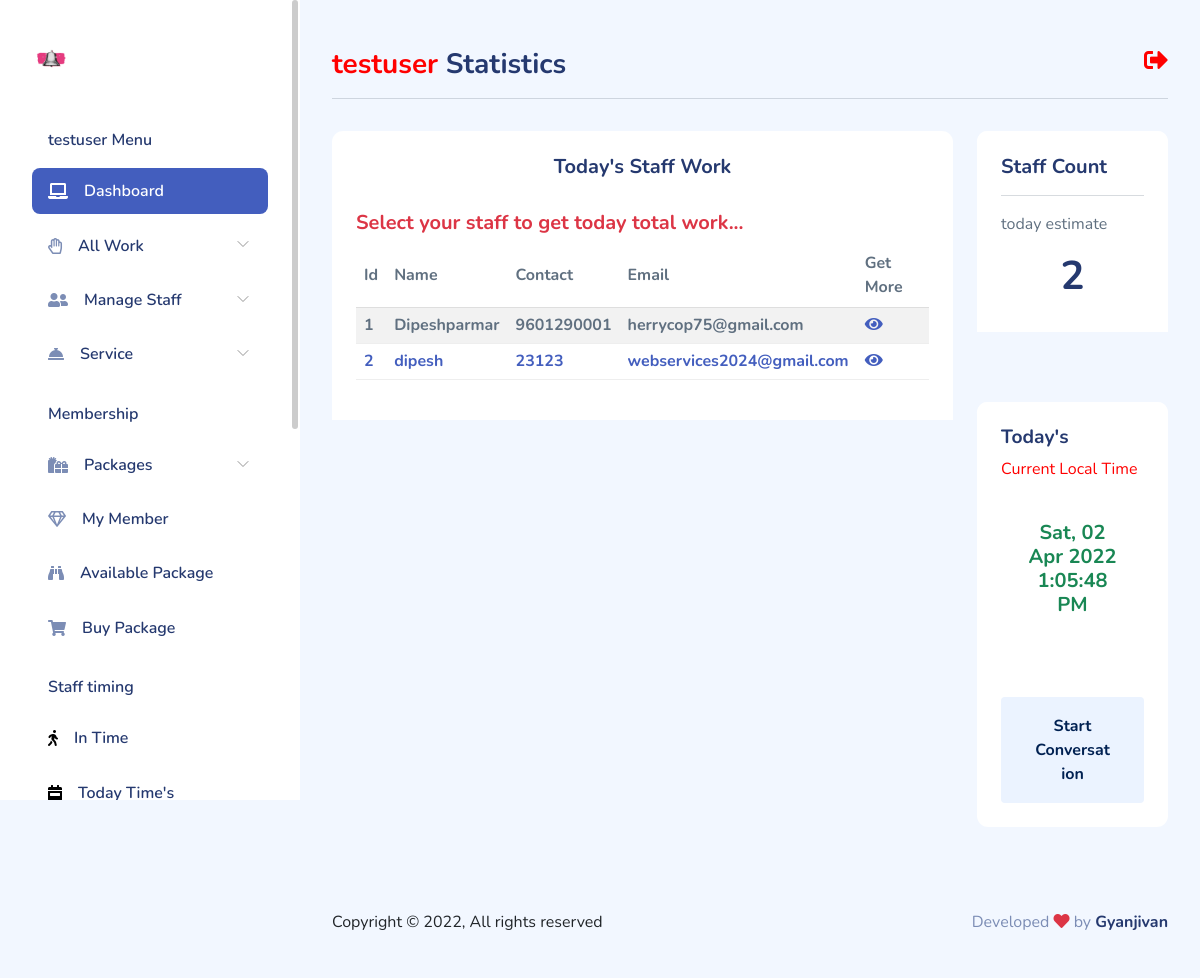
The app's page /client/staff-today-work/ (signed in) with its own data.
### client/models.py (models this page shows, shortened)
class Staff(models.Model):
    user = models.ForeignKey(
        User, on_delete=models.CASCADE, null=True, blank=True)
    profile = models.ImageField(upload_to='staff/')
    name = models.CharField(max_length=100)
    phone = models.PositiveIntegerField()
    email = models.EmailField(max_length=100, null=True, blank=True)
    service = models.CharField(max_length=100, null=True, blank=True)
    fdate = models.DateTimeField(auto_now_add=True)

### client/views.py (the view)
# urls.py: path('staff-today-work/', views.today_work, name='today_work'),
@user_passes_test(lambda u: u.is_authenticated, login_url='/')
def today_work(request):
    to_wk = Staff.objects.filter(user=request.user)
    to_wk_ct = Staff.objects.filter(user=request.user).count()
    context = {'data': to_wk, 'cnt': to_wk_ct}
    return render(request, 'client/today_work.html', context)

### client/templates/client/today_work.html (shortened to what this page needs)
{% extends "client/layout.html" %}
{% load static %}
{% block side_little %}
<div class="card-header">
    <h5 class="text-capitalize">staff count</h5>
    <hr>
    <p class="h6 text-capitalize"> <marquee>today estimate</marquee> </p>
    <h1 class="text-center">{{cnt}}</h1>
</div>
{% endblock side_little %}
{% block table %}
    <div class="text-center mt-4 h5 mb-2">Today's Staff Work</div>
    <div class="card-header">
        <h5 class="text-danger">Select your staff to get today total work...</h5>
        <div class="table-responsive">
        <table class="table table-striped table-hover">
            <thead class="thead-dark">
              <tr>
                <th scope="col">Id</th>
                <th scope="col">Name</th>
                <th scope="col">Contact</th>
                <th scope="col">Email</th>
                <th scope="col">Get More</th>
              </tr>
            </thead>
            <tbody class="text-primary h6">
                {% if data %}
                    {% for dt in data %}
                        <tr>
                        <th scope="row">{{forloop.counter}}</th>
                        <td>{{dt.name}}</td>
                        <td>{{dt.phone}}</td>
                        <td>{{dt.email}}</td>
                        <td><a href="{% url 'twork' dt.name  %}"><i class="fas fa-eye"></i></a></td>
                    </tr>
                    {% endfor %}
                {% else %}
                <center>
                    <img src="{% static 'client/img/product-list.png' %}" class="img-fluid" alt="data not found" srcset="">
                  </center>
                    <h4 class="text-danger">Data Not Existing...!</h4>
                {% endif %}
            </tbody>
          </table>
        </div>
    </div>
{% endblock table %}
{% block visitors  %}
<div class="card-header">
    <h4>Today's</h4><span><marquee style="color:red;">Current Local Time</marquee> </span>
</div>
<div class="px-4 pb-4">
    <div class="card-content pb-4">
        <div class="recent-message d-flex px-4 py-3">
            <span class="text-center text-success font-weight-bold h5">
                {% now "D, d M Y" %}
                <p id="demo"></p>
            </span>
        </div>
    </div>
    <button class='btn btn-block btn-xl btn-light-primary font-bold mt-3'>Start
        Conversation</button>
</div>
{% endblock visitors  %}

### client/templates/client/layout.html (shortened to what this page needs)
{% load static %}
<!DOCTYPE html>
<html lang="en">
<head>
    <link rel="stylesheet" href="https://use.fontawesome.com/releases/v5.11.2/css/all.css">
    <link rel="stylesheet" href="{% static 'client/css/bootstrap.css' %}">
    <link rel="stylesheet" href="{% static 'client/css/bold.css' %}">
    <link rel="stylesheet" href="{% static 'client/css/perfect-scrollbar.css' %}">
    <link rel="stylesheet" href="{% static 'client/css/bootstrap-icons.css' %}">
    <link rel="stylesheet" href="{% static 'client/css/app.css' %}">
</head>
<body>
    <div id="app">
        <div id="sidebar" class="active">
            <div class="sidebar-wrapper active">
    <div class="sidebar-header">
        <div class="d-flex justify-content-between">
            <div class="logo">
                <a href="index.html"><img src="{% static 'client/img/bell.png' %}"  class="img-fluid"  alt="Logo" srcset=""></a>
            </div>
        </div>
    </div>
    <div class="sidebar-menu">
        <ul class="menu">
            <li class="sidebar-title">{{request.user}} Menu</li>
            <li
                class="sidebar-item active ">
                <a href="{% url 'client' %}" class='sidebar-link'>
                    <i class="fas fa-laptop"></i>
                    <span>Dashboard</span>
                </a>
            </li>
            <li
                class="sidebar-item  has-sub">
                <a href="#" class='sidebar-link'>
                    <i class="far fa-hand-paper"></i>
                    <span>All Work</span>
                </a>
            </li>
            <li
                class="sidebar-item  has-sub">
                <a href="#" class='sidebar-link'>
                    <i class="fas fa-user-friends"></i>
                    <span>Manage Staff</span>
                </a>
            </li>
            <li
                class="sidebar-item  has-sub">
                <a href="#" class='sidebar-link'>
                    <i class="fas fa-concierge-bell" style=""></i>
                    <span>Service</span>
                </a>
            </li>
            <li class="sidebar-title">Membership</li>
            <li
                class="sidebar-item  has-sub">
                <a href="#" class='sidebar-link'>
                    <i class="fas fa-gifts"></i>
                    <span>Packages</span>
                </a>
            </li>
            <li
            class="sidebar-item  ">
            <a href="{% url 'paid_mem' %}" class='sidebar-link'>
                <i class="far fa-gem"></i>
                <span>My Member</span>
            </a>
            </li>
            <li
            class="sidebar-item  ">
            <a href="{% url 'avail' %}" class='sidebar-link'>
                <i class="fas fa-binoculars"></i>
                <span>Available Package</span>
            </a>
            </li>
            <li
                class="sidebar-item  ">
                <a href="{% url 'buy_pack' %}" class='sidebar-link'>
                    <i class="fas fa-shopping-cart"></i>
                    <span>  Buy Package</span>
                </a>
            </li>
            <li class="sidebar-title">Staff timing</li>
            <li
                class="sidebar-item  ">
                <a href="{% url 'timing' %}" class='sidebar-link'>
                    <i class="fas fa-walking" style="color:black;"></i>
                    <span>In Time</span>
                </a>
            </li>
            <li
                class="sidebar-item   ">
                <a href="{% url 'totime' %}" class='sidebar-link'>
                    <i class="fas fa-calendar-week" style="color:black;"></i>
                    <span>Today Time's</span>
                </a>
            </li>
        </ul>
    </div>
</div>
        </div>
        <div id="main">
<div class="page-heading">
    <div class="float-end">
        <a href="{% url 'logoutv' %}"  ><i class="fas fa-sign-out-alt" style="font-size:24px; color:red;"></i></a>
    </div>
    <h3> <span style="color:red;">{{request.user}}</span> Statistics</h3>
    <hr>
</div>
<div class="page-content">
    <section class="row">
        <div class="col-12 col-lg-9">
            <div class="row">
                <div class="col-12">
                    <div class="card">
                        {% block table %}{% endblock table %}
                    </div>
                </div>
            </div>
            <div class="row">
                <div class="col-12 col-xl-4">
                </div>
                <div class="col-12 col-xl-8">
                </div>
            </div>
        </div>
        <div class="col-12 col-lg-3">
            <div class="card">
                {% block side_little %}{% endblock side_little %}
            </div>
            <div class="card">
                {% block visitors  %}{% endblock visitors  %}
            </div>
            </div>
        </section>
    </div>
            <footer class="black">
                <div class="footer clearfix mb-0 text-muted">
                    <div class="float-start text-dark">
                        <p>Copyright  &copy; {% now 'Y' %},   All rights reserved</p>
                    </div>
                    <div class="float-end">
                        <p>Developed <span class="text-danger"><i class="fas fa-heart"></i></span> by <a
                                href="" class="h6">Gyanjivan</a></p>
                    </div>
                </div>
            </footer>
        </div>
    </div>
</body>
</html>

### client/static/client/css/perfect-scrollbar.css (style rules this page uses)
.ps { overflow: hidden !important; overflow-anchor: none; -ms-overflow-style: none; touch-action: auto; -ms-touch-action: auto; }

### client/static/client/css/app.css (style rules this page uses)
.btn.btn-light-primary { background-color:#ebf3ff;color:#002152 }
.btn-block { width:100% }
.card { border:none;margin-bottom:2.2rem }
.card .card-header { border:none }
.card .card-header h4 { font-size:1.2rem;font-weight:700 }
.card .card-content { position:relative }
#sidebar.active .sidebar-wrapper { left:0 }
.sidebar-wrapper { background-color:#fff;bottom:0;height:100vh;overflow-y:auto;position:fixed;top:0;transition:left .5s ease-out;width:300px;z-index:10 }
.sidebar-wrapper .sidebar-header { font-size:2rem;font-weight:700;padding:2rem 2rem 1rem }
.sidebar-wrapper .sidebar-header img { height:1.2rem }
.sidebar-wrapper .menu { font-weight:600;margin-top:2rem;padding:0 2rem }
.sidebar-wrapper .menu .sidebar-title { color:#25396f;font-size:1rem;font-weight:600;list-style:none;margin:1.5rem 0 1rem;padding:0 1rem }
.sidebar-wrapper .menu .sidebar-link { align-items:center;border-radius:.5rem;color:#25396f;display:block;display:flex;font-size:1rem;padding:.7rem 1rem;text-decoration:none;transition:all .5s }
.sidebar-wrapper .menu .sidebar-link i,.sidebar-wrapper .menu .sidebar-link svg { color:#7c8db5 }
.sidebar-wrapper .menu .sidebar-link span { margin-left:1rem }
.sidebar-wrapper .menu .sidebar-item { list-style:none;margin-top:.5rem;position:relative }
.sidebar-wrapper .menu .sidebar-item.has-sub .sidebar-link:after { color:#ccc;display:block;position:absolute;right:15px;top:12px }
.sidebar-wrapper .menu .sidebar-item.active>.sidebar-link { background-color:#435ebe }
.sidebar-wrapper .menu .sidebar-item.active>.sidebar-link span { color:#fff }
.sidebar-wrapper .menu .sidebar-item.active>.sidebar-link i,.sidebar-wrapper .menu .sidebar-item.active>.sidebar-link svg { fill:#fff;color:#fff }
.dataTable-table td,.dataTable-table thead th,.table td,.table thead th { vertical-align:middle }
.dataTable-table:not(.table-borderless) thead th,.table:not(.table-borderless) thead th { border-bottom:1px solid #dedede!important }
#main { margin-left:300px;padding:2rem }
.page-heading { margin:0 0 2rem }
.page-heading h3 { font-weight:700 }
a { text-decoration:none }
.font-bold { font-weight:700 }
.btn-xl { padding:1rem 2rem }

### records on screen
Staff: name "Dipeshparmar", phone "9601290001", email "herrycop75@gmail.com"
Staff: name "dipesh", phone "23123", email "webservices2024@gmail.com"

### other values on screen
{{ request.user }} "testuser"
{{ cnt }} "2"
